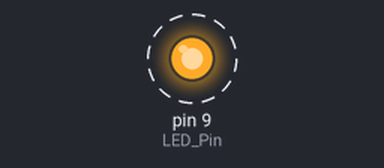
This sketch was run on a simulated Arduino Uno, built with avr-gcc and run on an emulated ATmega328P. Shown: output pins drawn as LEDs (lit = HIGH). Dashed ring = blinking.

Above: at 0.05 s.
Timing chart, 0 to 4.6 s (numbered marks = the images above):
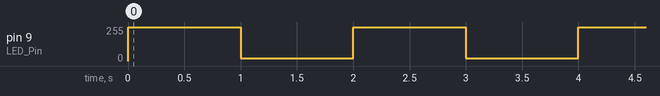

Measured:
- by itself, pin 9 (LED_Pin): alternates 255/255 for 1.0 s and 20/255 for 1.0 s

The sketch:

Lesson_5_analogWrite_LED.ino
```cpp
int LED_Pin=9;
int High_Brightness=255;
int Low_Brightness=20;
int delay_time=1000;

void setup() {
  // put your setup code here, to run once:
pinMode(LED_Pin,OUTPUT);

}

void loop() {
  // put your main code here, to run repeatedly:
analogWrite(LED_Pin,High_Brightness);
delay(delay_time);

analogWrite(LED_Pin,Low_Brightness);
delay(delay_time);
}
```
